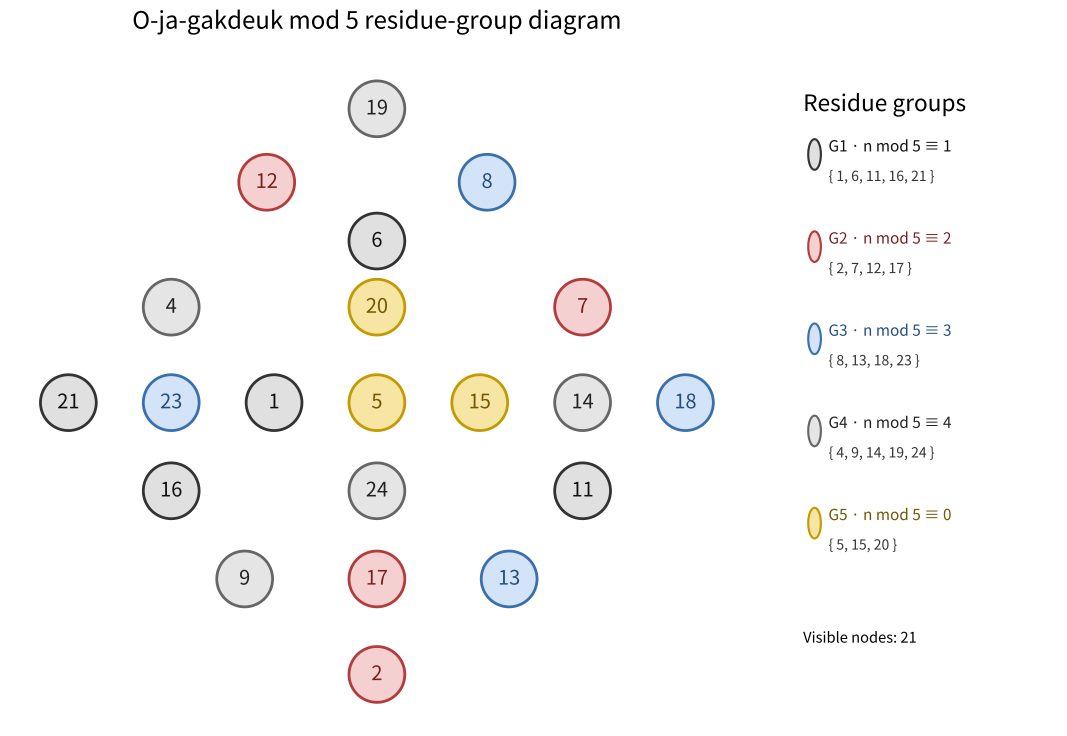

Python code for this plot:
from __future__ import annotations

from pathlib import Path
from typing import Final

import matplotlib.pyplot as plt
from matplotlib.font_manager import FontProperties
from matplotlib.patches import Circle


# The handwritten diagram is normalized onto a clean coordinate system.
# The original relative structure is preserved, but all rows and columns are straightened.
POSITIONS: Final = {
    19: (0.0, 6.0),

    12: (-1.5, 5.0),
    8:  (1.5, 5.0),

    6:  (0.0, 4.2),

    4:  (-2.8, 3.3),
    20: (0.0, 3.3),
    7:  (2.8, 3.3),

    21: (-4.2, 2.0),
    23: (-2.8, 2.0),
    1:  (-1.4, 2.0),
    5:  (0.0, 2.0),
    15: (1.4, 2.0),
    14: (2.8, 2.0),
    18: (4.2, 2.0),

    16: (-2.8, 0.8),
    24: (0.0, 0.8),
    11: (2.8, 0.8),

    9:  (-1.8, -0.4),
    17: (0.0, -0.4),
    13: (1.8, -0.4),

    2:  (0.0, -1.7),
}

GROUPS: Final = {
    1: [1, 6, 11, 16, 21],
    2: [2, 7, 12, 17],
    3: [8, 13, 18, 23],
    4: [4, 9, 14, 19, 24],
    0: [5, 15, 20],
}

STYLE: Final = {
    1: {
        "name": "G1 · n mod 5 ≡ 1",
        "face": "#E0E0E0",
        "edge": "#333333",
        "text": "#111111",
    },
    2: {
        "name": "G2 · n mod 5 ≡ 2",
        "face": "#F4D0D0",
        "edge": "#B33B3B",
        "text": "#7A2020",
    },
    3: {
        "name": "G3 · n mod 5 ≡ 3",
        "face": "#D4E4F8",
        "edge": "#3A6FAE",
        "text": "#244E80",
    },
    4: {
        "name": "G4 · n mod 5 ≡ 4",
        "face": "#E5E5E5",
        "edge": "#666666",
        "text": "#222222",
    },
    0: {
        "name": "G5 · n mod 5 ≡ 0",
        "face": "#F6E5A3",
        "edge": "#C39A00",
        "text": "#735700",
    },
}


def find_cjk_font() -> FontProperties:
    candidates = (
        "/usr/share/fonts/opentype/noto/NotoSansCJK-Regular.ttc",
        "/usr/share/fonts/opentype/noto/NotoSerifCJK-Regular.ttc",
        "/usr/share/fonts/truetype/nanum/NanumGothic.ttf",
        "/usr/share/fonts/truetype/nanum/NanumBarunGothic.ttf",
        "/usr/share/fonts/truetype/unfonts-core/UnDotum.ttf",
        "/usr/share/fonts/truetype/baekmuk/dotum.ttf",
        "/System/Library/Fonts/AppleSDGothicNeo.ttc",
        "C:/Windows/Fonts/malgun.ttf",
        "C:/Windows/Fonts/gulim.ttc",
    )

    for candidate in candidates:
        if Path(candidate).exists():
            return FontProperties(fname=candidate)

    return FontProperties()


def residue_of(number: int) -> int:
    return number % 5


def validate() -> None:
    grouped_numbers = [
        number
        for numbers in GROUPS.values()
        for number in numbers
    ]

    if sorted(grouped_numbers) != sorted(POSITIONS):
        raise ValueError(
            "GROUPS and POSITIONS must contain the same numbers exactly once."
        )

    for number in POSITIONS:
        expected = residue_of(number)
        if number not in GROUPS[expected]:
            raise ValueError(
                f"{number} is not placed in its correct residue group."
            )


def draw(
    png_output: str | Path = "mod5_residue_diagram.png",
    svg_output: str | Path = "mod5_residue_diagram.svg",
) -> None:
    validate()
    font = find_cjk_font()

    fig = plt.figure(figsize=(12, 8), dpi=220)
    diagram_ax = fig.add_axes([0.04, 0.06, 0.68, 0.88])
    legend_ax = fig.add_axes([0.75, 0.10, 0.22, 0.80])

    diagram_ax.set_aspect("equal")
    diagram_ax.set_xlim(-5.0, 5.0)
    diagram_ax.set_ylim(-2.4, 6.8)
    diagram_ax.axis("off")

    node_radius = 0.38

    for number, (x, y) in POSITIONS.items():
        residue = residue_of(number)
        style = STYLE[residue]

        diagram_ax.add_patch(
            Circle(
                (x, y),
                node_radius,
                facecolor=style["face"],
                edgecolor=style["edge"],
                linewidth=2.1,
                zorder=2,
            )
        )

        diagram_ax.text(
            x,
            y,
            str(number),
            ha="center",
            va="center",
            fontproperties=font,
            fontsize=15,
            color=style["text"],
            zorder=3,
        )

    diagram_ax.set_title(
        "O-ja-gakdeuk mod 5 residue-group diagram",
        fontproperties=font,
        fontsize=18,
        pad=16,
    )

    legend_ax.axis("off")

    legend_ax.text(
        0.0,
        0.98,
        "Residue groups",
        transform=legend_ax.transAxes,
        ha="left",
        va="top",
        fontproperties=font,
        fontsize=17,
        weight="bold",
    )

    y = 0.88

    for residue in (1, 2, 3, 4, 0):
        style = STYLE[residue]
        numbers = GROUPS[residue]

        legend_ax.add_patch(
            Circle(
                (0.045, y),
                0.025,
                transform=legend_ax.transAxes,
                facecolor=style["face"],
                edgecolor=style["edge"],
                linewidth=1.6,
            )
        )

        legend_ax.text(
            0.10,
            y + 0.012,
            style["name"],
            transform=legend_ax.transAxes,
            ha="left",
            va="center",
            fontproperties=font,
            fontsize=11.5,
            weight="bold",
            color=style["text"],
        )

        legend_ax.text(
            0.10,
            y - 0.025,
            "{ " + ", ".join(str(number) for number in numbers) + " }",
            transform=legend_ax.transAxes,
            ha="left",
            va="top",
            fontproperties=font,
            fontsize=10.5,
            color="#333333",
        )

        y -= 0.15

    legend_ax.text(
        0.0,
        0.08,
        f"Visible nodes: {len(POSITIONS)}",
        transform=legend_ax.transAxes,
        ha="left",
        va="bottom",
        fontproperties=font,
        fontsize=11,
    )

    fig.savefig(
        png_output,
        dpi=300,
        bbox_inches="tight",
        pad_inches=0.10,
        facecolor="white",
    )
    fig.savefig(
        svg_output,
        bbox_inches="tight",
        pad_inches=0.10,
        facecolor="white",
    )
    plt.close(fig)


if __name__ == "__main__":
    draw()
